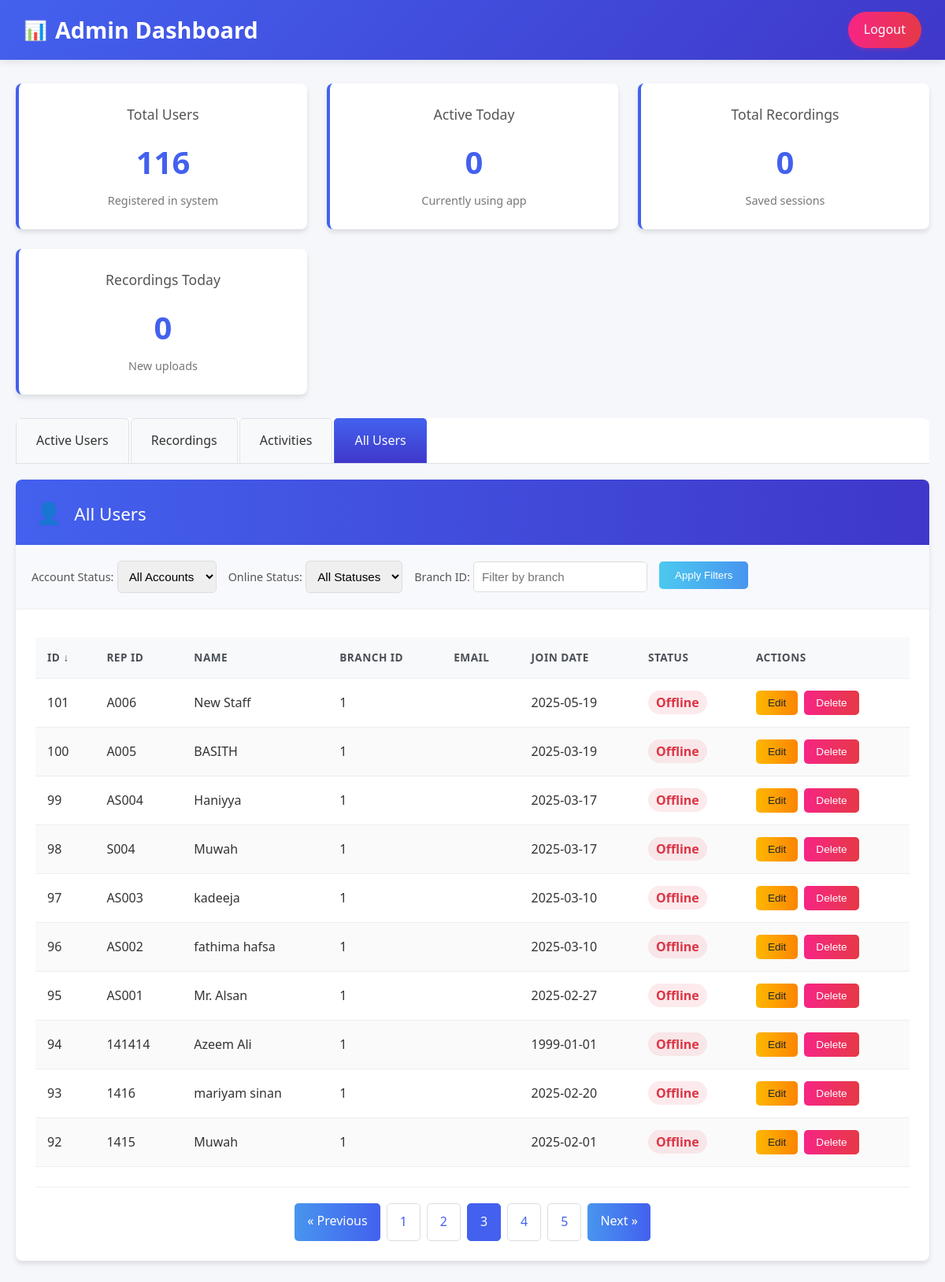
/admin/admin.php?action=dashboard&page=all_users&all_users_page=3&all_users_sort_col=s.ID&all_users_sort_dir=DESC (signed in), run on the app's committed database.
### tables this page shows
CREATE TABLE `salesrep` (
  `ID` int(11) NOT NULL,
  `br_id` int(11) NOT NULL DEFAULT 1,
  `RepID` varchar(100) DEFAULT NULL,
  `Name` varchar(500) DEFAULT NULL,
  `fullName` varchar(100) NOT NULL,
  `gender` varchar(6) NOT NULL,
  `mobile` varchar(11) NOT NULL,
  `emailAddress` varchar(100) NOT NULL,
  `address` text NOT NULL,
  `nic` varchar(100) NOT NULL,
  `employee_dob` date DEFAULT NULL,
  `wish_viewed_users` varchar(3000) NOT NULL,
  `imei` bigint(50) NOT NULL,
  `repMail` text NOT NULL,
  `join_date` date NOT NULL,
  `salary` double NOT NULL,
  `departmnt` int(11) NOT NULL,
  `Percentage` varchar(100) DEFAULT NULL,
  `Type` varchar(100) DEFAULT NULL,
  `loginCode` varchar(22) NOT NULL,
  `username` varchar(22) NOT NULL,
  `recordDate` date NOT NULL,
  `recordTime` time NOT NULL,
  `userID` int(11) NOT NULL,
  `Actives` varchar(20) NOT NULL DEFAULT 'YES',
  `rep_level` varchar(50) NOT NULL,
  `left_date` date NOT NULL,
  `sales_target` varchar(30) NOT NULL DEFAULT 'NO',
  `payroll_active` varchar(10) NOT NULL DEFAULT 'YES',
  `is_salesmen` int(11) NOT NULL,
  `assigned_reptbs` varchar(100) NOT NULL,
  `cloud` varchar(30) NOT NULL DEFAULT 'Up',
  `mysql_db` varchar(30) DEFAULT NULL,
  `backup` int(11) NOT NULL DEFAULT 0
);

### admin/admin.php (the view, shortened to what the rows shown need)
<?php
$action = $_GET['action'] ?? 'dashboard';
switch ($action) {
    case 'dashboard':
        showDashboard();
        break;
}
    ?>
    <?php
function showDashboard() {
    $host = 'localhost';
    $dbname = 'remote-xwork';
    $username = 'root';
    $password = '';
    try {
        $pdo = new PDO("mysql:host=$host;dbname=$dbname", $username, $password);
        $pdo->setAttribute(PDO::ATTR_ERRMODE, PDO::ERRMODE_EXCEPTION);
    } catch(PDOException $e) {
        die("Connection failed: " . $e->getMessage());
    }
    $all_users_sort_column = $_GET['all_users_sort_col'] ?? 's.ID';
    $all_users_sort_direction = $_GET['all_users_sort_dir'] ?? 'DESC';
    $account_status_filter = $_GET['account_status'] ?? '';
    $online_status_filter = $_GET['online_status'] ?? '';
    $all_users_branch_filter = $_GET['all_users_branch'] ?? '';
    $all_users_page = (isset($_GET['page']) && $_GET['page'] == 'all_users' && isset($_GET['all_users_page'])) ? max(1, (int)$_GET['all_users_page']) : 1;
    $all_users_limit = 10;
    $all_users_offset = ($all_users_page - 1) * $all_users_limit;
    $allowed_all_users_columns = ['s.ID', 's.RepID', 's.Name', 's.br_id', 's.emailAddress', 's.join_date', 's.Actives'];
    $all_users_sort_column = in_array($all_users_sort_column, $allowed_all_users_columns) ? $all_users_sort_column : 's.ID';
    $all_users_sort_direction = strtoupper($all_users_sort_direction) === 'ASC' ? 'ASC' : 'DESC';
    $all_users_where_conditions = [];
    $all_users_params = [];
    $all_users_where_clause = !empty($all_users_where_conditions) ? "WHERE " . implode(" AND ", $all_users_where_conditions) : "";
    $stmt = $pdo->prepare("
        SELECT s.*,
               CASE
                   WHEN EXISTS (
                       SELECT 1 FROM user_activity ua
                       WHERE ua.salesrepTb = s.ID
                       AND ua.activity_type = 'login'
                       AND ua.rDateTime > COALESCE((
                           SELECT MAX(ua2.rDateTime)
                           FROM user_activity ua2
                           WHERE ua2.salesrepTb = s.ID
                           AND ua2.activity_type IN ('logout', 'check-out')
                       ), '1900-01-01')
                       AND ua.rDateTime >= DATE_SUB(NOW(), INTERVAL 24 HOUR)
                   ) THEN 'online'
                   ELSE 'offline'
               END as current_status,
               (SELECT MAX(rDateTime) FROM user_activity WHERE salesrepTb = s.ID) as last_activity
        FROM salesrep s
        {$all_users_where_clause}
        ORDER BY {$all_users_sort_column} {$all_users_sort_direction}
        LIMIT {$all_users_limit} OFFSET {$all_users_offset}
    ");
    $stmt->execute($all_users_params);
    $all_users = $stmt->fetchAll(PDO::FETCH_ASSOC);
    ?>
    <!DOCTYPE html>
    <html lang="en">
    <head>
    </head>
    <body>
        <div class="header">
            <div class="logo">
                <h1>Admin Dashboard</h1>
            </div>
        </div>
        <div class="container">
            <div id="all-users" class="tab-content">
                <div class="section">
                    <div class="section-header">
                        <h2><span class="icon">👤</span> All Users</h2>
                    </div>
                    <div class="section-content">
                        <?php if (count($all_users) > 0): ?>
                            <table>
                                <thead>
                                    <tr>
                                        <th><a href="?action=dashboard&page=all_users&all_users_page=<?= $all_users_page ?>&all_users_sort_col=<?= $all_users_sort_column ?>&all_users_sort_dir=<?= $all_users_sort_direction ?><?php if (!empty($account_status_filter)): ?>&account_status=<?= $account_status_filter ?><?php endif; ?><?php if (!empty($online_status_filter)): ?>&online_status=<?= $online_status_filter ?><?php endif; ?><?php if (!empty($all_users_branch_filter)): ?>&all_users_branch=<?= $all_users_branch_filter ?><?php endif; ?>">ID <?= $all_users_sort_column === 's.ID' ? ($all_users_sort_direction === 'ASC' ? '↑' : '↓') : '' ?></a></th>
                                        <th><a href="?action=dashboard&page=all_users&all_users_page=<?= $all_users_page ?>&all_users_sort_col=<?= $all_users_sort_column ?>&all_users_sort_dir=<?= $all_users_sort_direction ?><?php if (!empty($account_status_filter)): ?>&account_status=<?= $account_status_filter ?><?php endif; ?><?php if (!empty($online_status_filter)): ?>&online_status=<?= $online_status_filter ?><?php endif; ?><?php if (!empty($all_users_branch_filter)): ?>&all_users_branch=<?= $all_users_branch_filter ?><?php endif; ?>">Rep ID <?= $all_users_sort_column === 's.RepID' ? ($all_users_sort_direction === 'ASC' ? '↑' : '↓') : '' ?></a></th>
                                        <th><a href="?action=dashboard&page=all_users&all_users_page=<?= $all_users_page ?>&all_users_sort_col=<?= $all_users_sort_column ?>&all_users_sort_dir=<?= $all_users_sort_direction ?><?php if (!empty($account_status_filter)): ?>&account_status=<?= $account_status_filter ?><?php endif; ?><?php if (!empty($online_status_filter)): ?>&online_status=<?= $online_status_filter ?><?php endif; ?><?php if (!empty($all_users_branch_filter)): ?>&all_users_branch=<?= $all_users_branch_filter ?><?php endif; ?>">Name <?= $all_users_sort_column === 's.Name' ? ($all_users_sort_direction === 'ASC' ? '↑' : '↓') : '' ?></a></th>
                                        <th><a href="?action=dashboard&page=all_users&all_users_page=<?= $all_users_page ?>&all_users_sort_col=<?= $all_users_sort_column ?>&all_users_sort_dir=<?= $all_users_sort_direction ?><?php if (!empty($account_status_filter)): ?>&account_status=<?= $account_status_filter ?><?php endif; ?><?php if (!empty($online_status_filter)): ?>&online_status=<?= $online_status_filter ?><?php endif; ?><?php if (!empty($all_users_branch_filter)): ?>&all_users_branch=<?= $all_users_branch_filter ?><?php endif; ?>">Branch ID <?= $all_users_sort_column === 's.br_id' ? ($all_users_sort_direction === 'ASC' ? '↑' : '↓') : '' ?></a></th>
                                        <th><a href="?action=dashboard&page=all_users&all_users_page=<?= $all_users_page ?>&all_users_sort_col=<?= $all_users_sort_column ?>&all_users_sort_dir=<?= $all_users_sort_direction ?><?php if (!empty($account_status_filter)): ?>&account_status=<?= $account_status_filter ?><?php endif; ?><?php if (!empty($online_status_filter)): ?>&online_status=<?= $online_status_filter ?><?php endif; ?><?php if (!empty($all_users_branch_filter)): ?>&all_users_branch=<?= $all_users_branch_filter ?><?php endif; ?>">Email <?= $all_users_sort_column === 's.emailAddress' ? ($all_users_sort_direction === 'ASC' ? '↑' : '↓') : '' ?></a></th>
                                        <th><a href="?action=dashboard&page=all_users&all_users_page=<?= $all_users_page ?>&all_users_sort_col=<?= $all_users_sort_column ?>&all_users_sort_dir=<?= $all_users_sort_direction ?><?php if (!empty($account_status_filter)): ?>&account_status=<?= $account_status_filter ?><?php endif; ?><?php if (!empty($online_status_filter)): ?>&online_status=<?= $online_status_filter ?><?php endif; ?><?php if (!empty($all_users_branch_filter)): ?>&all_users_branch=<?= $all_users_branch_filter ?><?php endif; ?>">Join Date <?= $all_users_sort_column === 's.join_date' ? ($all_users_sort_direction === 'ASC' ? '↑' : '↓') : '' ?></a></th>
                                        <th>Status</th>
                                        <th>Actions</th>
                                    </tr>
                                </thead>
                                <tbody>
                                    <?php foreach ($all_users as $user): ?>
                                        <tr>
                                            <td><?php echo htmlspecialchars($user['ID']); ?></td>
                                            <td><?php echo htmlspecialchars($user['RepID']); ?></td>
                                            <td><?php echo htmlspecialchars($user['Name']); ?></td>
                                            <td><?php echo htmlspecialchars($user['br_id']); ?></td>
                                            <td><?php echo htmlspecialchars($user['emailAddress']); ?></td>
                                            <td><?php echo htmlspecialchars($user['join_date']); ?></td>
                                            <td>
                                                <?php if ($user['Actives'] === 'YES'): ?>
                                                    <?php if ($user['current_status'] === 'online'): ?>
                                                        <span class="user-status-active">Online</span>
                                                    <?php else: ?>
                                                        <span class="user-status-inactive">Offline</span>
                                                    <?php endif; ?>
                                                <?php else: ?>
                                                    <span class="user-status-inactive">Inactive</span>
                                                <?php endif; ?>
                                            </td>
                                            <td class="recording-actions">
                                                <button class="edit-btn" disabled>Edit</button>
                                                <button class="delete-btn" disabled>Delete</button>
                                            </td>
                                        </tr>
                                    <?php endforeach; ?>
                                </tbody>
                            </table>
                        <?php else: ?>
                            <div class="no-data">No users found</div>
                        <?php endif; ?>
                    </div>
                </div>
            </div>
        </div>
    </body>
    </html>
    <?php
}
?>

### data on the page
salesrep: ID "101", RepID "A006", Name "New Staff", br "1", join_date "2025-05-19", Actives "Offline"
salesrep: ID "100", RepID "A005", Name "BASITH", br "1", join_date "2025-03-19", Actives "Offline"
salesrep: ID "99", RepID "AS004", Name "Haniyya", br "1", join_date "2025-03-17", Actives "Offline"
salesrep: ID "98", RepID "S004", Name "Muwah", br "1", join_date "2025-03-17", Actives "Offline"
salesrep: ID "97", RepID "AS003", Name "kadeeja", br "1", join_date "2025-03-10", Actives "Offline"
salesrep: ID "96", RepID "AS002", Name "fathima hafsa", br "1", join_date "2025-03-10", Actives "Offline"
salesrep: ID "95", RepID "AS001", Name "Mr. Alsan", br "1", join_date "2025-02-27", Actives "Offline"
salesrep: ID "94", RepID "141414", Name "Azeem Ali", br "1", join_date "1999-01-01", Actives "Offline"
salesrep: ID "93", RepID "1416", Name "mariyam sinan", br "1", join_date "2025-02-20", Actives "Offline"
salesrep: ID "92", RepID "1415", Name "Muwah", br "1", join_date "2025-02-01", Actives "Offline"

### other printed values
$total_users "116"
$active_today "0"
$total_recordings "0"
$recordings_today "0"
